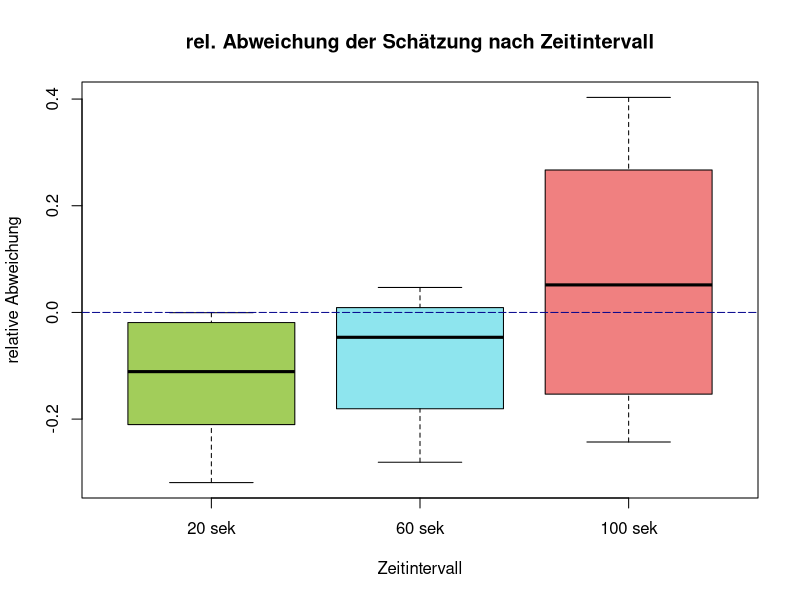
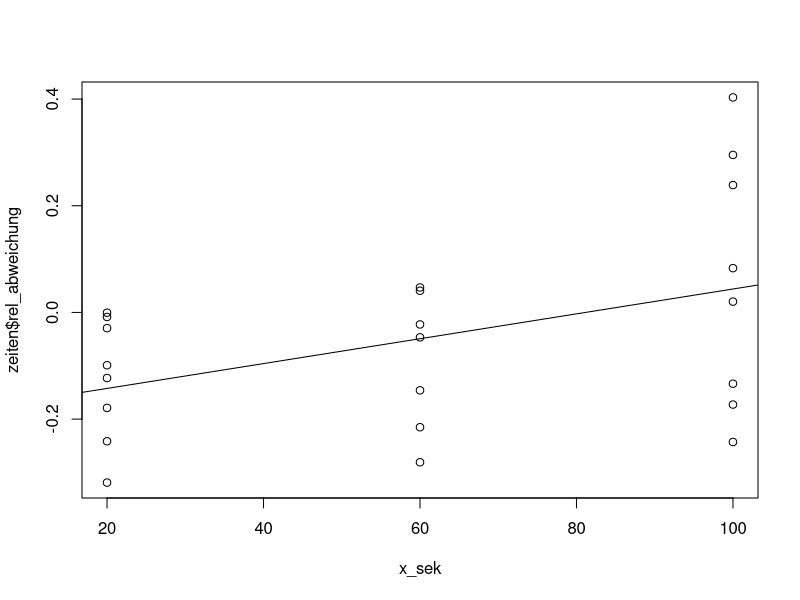
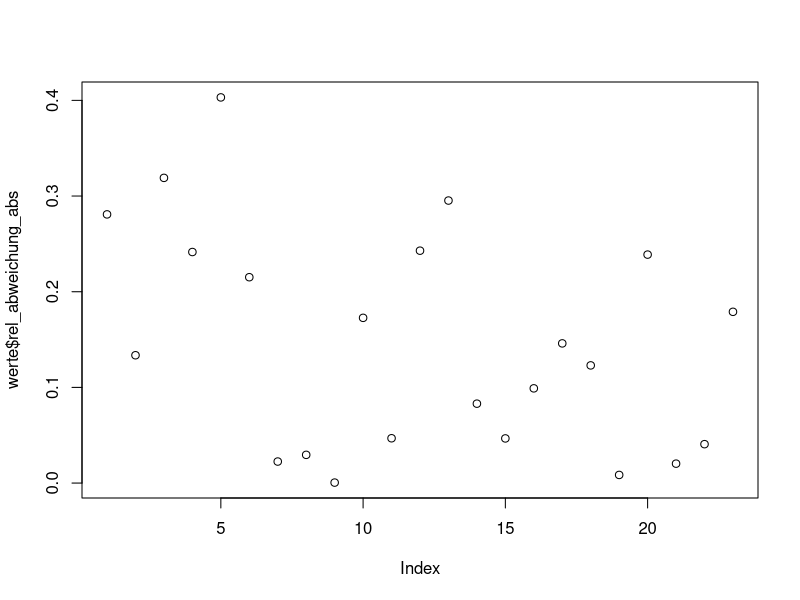
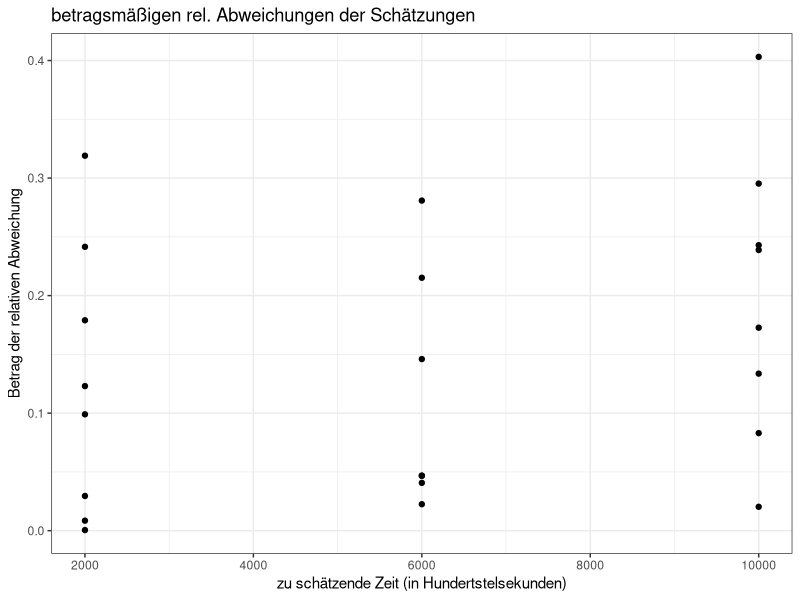
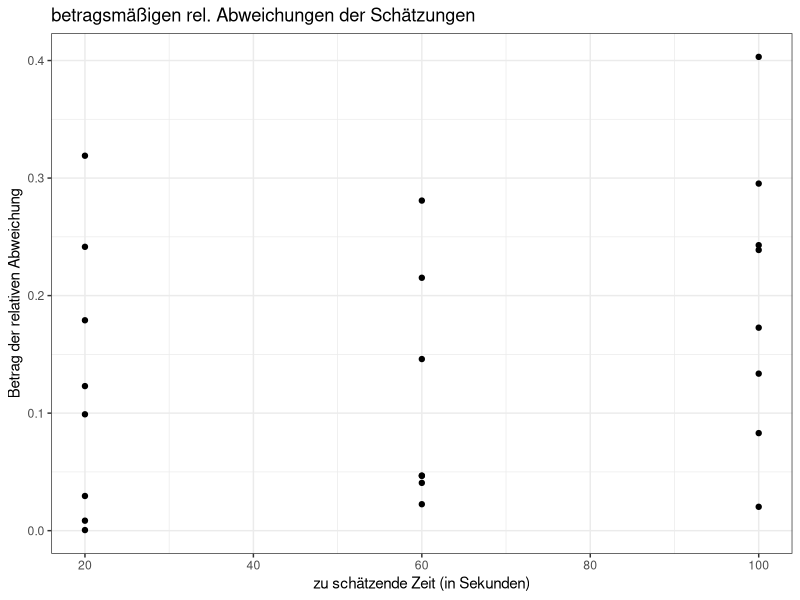
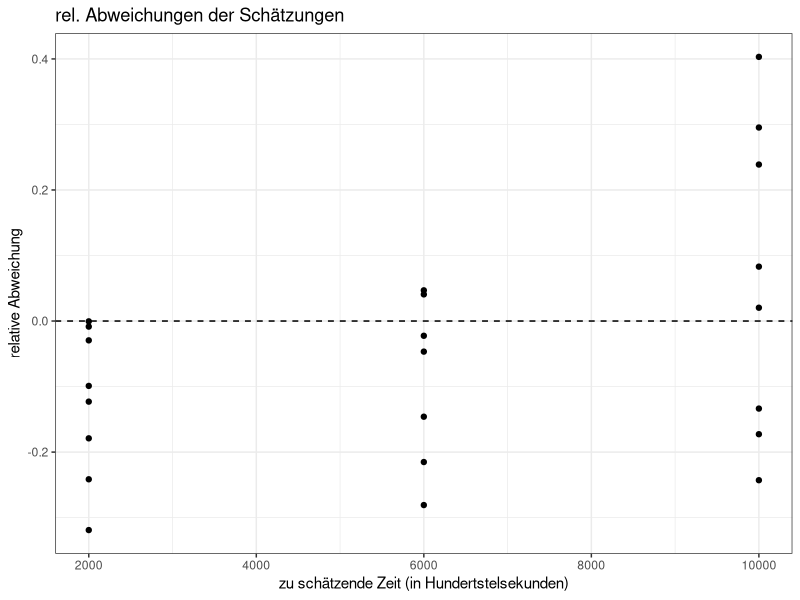
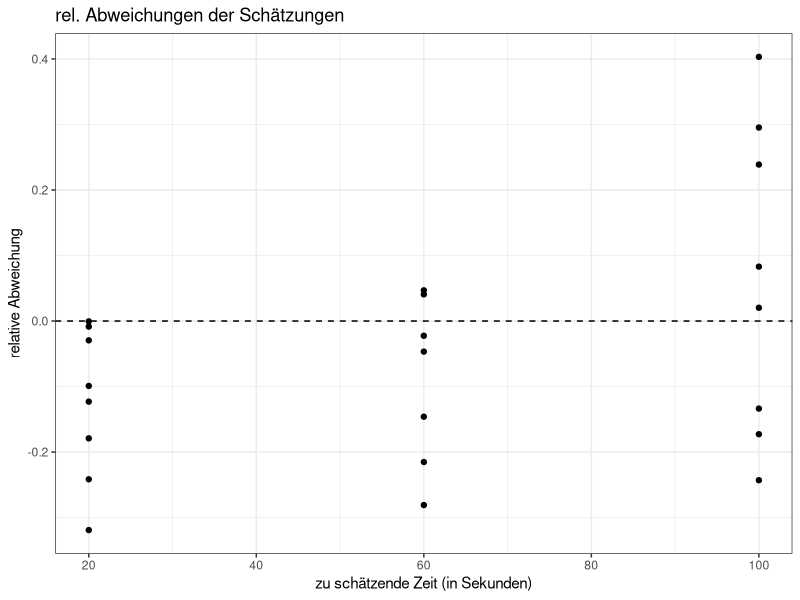
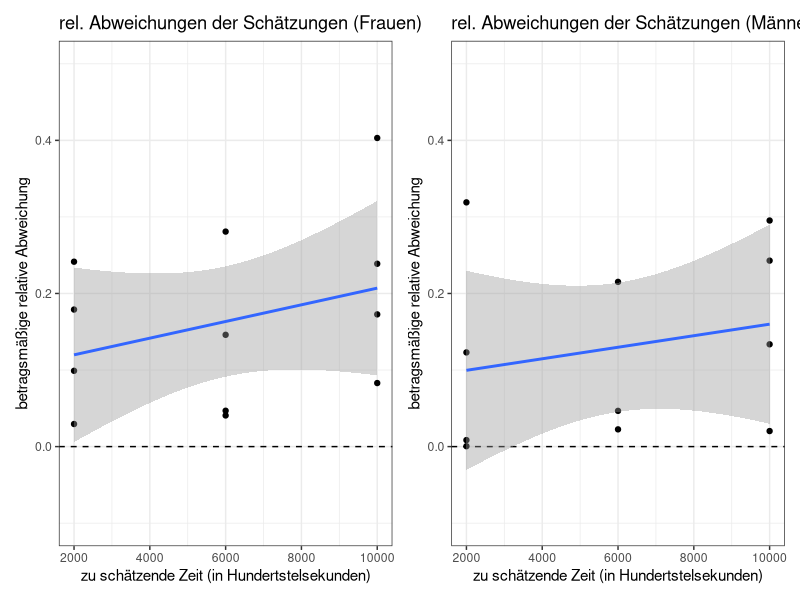

Source code (R) for these figures, in order:
## Auswertung von Versuch3-Zeitschaetzen ##

#### KOMPLETT AUSWERTUNG #######################################################

library(readxl)
library(ggplot2)
library(patchwork)

# Laden des Versuchsprotokolls:
versuchsprotokoll <- read_excel("versuchsprotokoll.xlsx")

names(versuchsprotokoll) <- c("einheit", "teiln_nr", "geschlecht", 
                              "tag", "geplant_start", "zeit_durchf",
                              "ziel_schaetzung", "ziel_schaetzung_hdtsek",
                              "erg_schaetzung", "erg_schaetzung_hdtsek",
                              "rel_abweichung", "rel_abweichung_abs", 
                              "Stoerungen")

versuchsprotokoll$geschlecht <- as.factor(versuchsprotokoll$geschlecht)
versuchsprotokoll$tag <- as.factor(versuchsprotokoll$tag)
versuchsprotokoll$ziel_schaetzung <- as.factor(versuchsprotokoll$ziel_schaetzung)

zeiten <- versuchsprotokoll

zeit20 <- subset(zeiten, zeiten$ziel_schaetzung == "20 sek")
zeit60 <- subset(zeiten, zeiten$ziel_schaetzung == "60 sek")
zeit100 <- subset(zeiten, zeiten$ziel_schaetzung == "100 sek")

boxplot(zeit20$rel_abweichung, zeit60$rel_abweichung, zeit100$rel_abweichung, 
        col = c("darkolivegreen3", "cadetblue2", "lightcoral"),
        main = "rel. Abweichung der Schätzung nach Zeitintervall", 
        names = c("20 sek", "60 sek", "100 sek"),
        xlab = "Zeitintervall",
        ylab = "relative Abweichung")
abline(h=0, col = "darkblue", lty = 5)


t.test(zeiten$rel_abweichung_abs, alternative = "greater", 
       mu = 0, conf.level = 0.95)
# One Sample t-test
# 
# data:  zeiten$rel_abweichung_abs
# t = 6.1271, df = 22, p-value = 1.813e-06
# alternative hypothesis: true mean is greater than 0
# 95 percent confidence interval:
#   0.1060332       Inf
# sample estimates:
#   mean of x 
# 0.1473203

x <- zeiten$ziel_schaetzung_hdtsek
y <- zeiten$rel_abweichung_abs

lin_modell <- lm(y ~ x + I(x^2))
summary(lin_modell)
# Call:
#   lm(formula = y ~ x + I(x^2))
# 
# Residuals:
#   Min       1Q   Median       3Q      Max 
# -0.17841 -0.08251 -0.02600  0.07529  0.20439 
# 
# Coefficients:
#   Estimate Std. Error t value Pr(>|t|)  
# (Intercept)  1.663e-01  9.398e-02   1.769   0.0921 .
# x           -2.661e-05  3.938e-05  -0.676   0.5070  
# I(x^2)       2.985e-09  3.227e-09   0.925   0.3660  
# ---
#   Signif. codes:  0 '***' 0.001 '**' 0.01 '*' 0.05 '.' 0.1 ' ' 1
# 
# Residual standard error: 0.1139 on 20 degrees of freedom
# (1 Beobachtung als fehlend geloescht)
# Multiple R-squared:  0.1123,	Adjusted R-squared:  0.0235 
# F-statistic: 1.265 on 2 and 20 DF,  p-value: 0.304


x_sek <- zeiten$ziel_schaetzung_hdtsek/100

lin_modell_sek <- lm(y ~ x_sek + I((x_sek)^2))
summary(lin_modell_sek)
# Call:
#   lm(formula = y ~ x_sek + I((x_sek)^2))
# 
# Residuals:
#   Min       1Q   Median       3Q      Max 
# -0.17841 -0.08251 -0.02600  0.07529  0.20439 
# 
# Coefficients:
#   Estimate Std. Error t value Pr(>|t|)  
# (Intercept)   1.663e-01  9.398e-02   1.769   0.0921 .
# x_sek        -2.661e-03  3.938e-03  -0.676   0.5070  
# I((x_sek)^2)  2.985e-05  3.227e-05   0.925   0.3660  
# ---
#   Signif. codes:  0 '***' 0.001 '**' 0.01 '*' 0.05 '.' 0.1 ' ' 1
# 
# Residual standard error: 0.1139 on 20 degrees of freedom
# (1 Beobachtung als fehlend geloescht)
# Multiple R-squared:  0.1123,	Adjusted R-squared:  0.0235 
# F-statistic: 1.265 on 2 and 20 DF,  p-value: 0.304

summary(lm(zeiten$rel_abweichung ~ x_sek))$coef
#                 Estimate  Std. Error   t value  Pr(>|t|)
# (Intercept) -0.189042708 0.072342075 -2.613178 0.0162401
# x_sek        0.002330156 0.001053756  2.211285 0.0382408
plot(x_sek,zeiten$rel_abweichung)
abline(lm(zeiten$rel_abweichung ~ x_sek))

mean(zeit20$rel_abweichung, na.rm = TRUE) 
#[1] -0.125
mean(zeit60$rel_abweichung, na.rm = TRUE) 
#[1] -0.08909524
mean(zeit100$rel_abweichung, na.rm = TRUE)
#[1] 0.0614125


# Spannweite nach Zeitintervall:
max(zeit20$rel_abweichung) - min(zeit20$rel_abweichung)
#[1] 0.3185
max(zeit60$rel_abweichung, na.rm = TRUE) - 
  min(zeit60$rel_abweichung, na.rm = TRUE)
#[1] 0.3276667
max(zeit100$rel_abweichung) - min(zeit100$rel_abweichung)
#[1] 0.646

## Die Spannweiten werden mit wachsender Zeitspanne groesser.
## Die Spannweite von 100 sek ist mehr als doppelt so gross als die 
## anderen.



# Interquartilsabstand:
quantile(zeit20$rel_abweichung, 3/4) - quantile(zeit20$rel_abweichung, 1/4)
# 0.170375 
quantile(zeit60$rel_abweichung, na.rm = TRUE, 3/4) - 
  quantile(zeit60$rel_abweichung, na.rm = TRUE, 1/4)
# 0.1896667 
quantile(zeit100$rel_abweichung, 3/4) - quantile(zeit100$rel_abweichung, 1/4)
# 0.3963 

## Die Interquartilsabstaende werden mit wachsender Zeitspanne groesser.
## Der Interquartilsabstand von 100 sek ist mehr als doppelt so gross als die 
## anderen.


# Mediane:
median(zeit20$rel_abweichung)
#[1] -0.111
median(zeit60$rel_abweichung, na.rm = TRUE)
#[1] -0.04666667
median(zeit100$rel_abweichung)
#[1] 0.05165

werte <- subset(zeiten, !is.na(zeiten$rel_abweichung_abs))
plot(werte$rel_abweichung_abs)

# Plot der betragsmaessigen Abweichung in Hundertstelsekunden:
ggplot(werte, aes(ziel_schaetzung_hdtsek, rel_abweichung_abs))+
  geom_point() +
  theme_bw() +
  xlab("zu schätzende Zeit (in Hundertstelsekunden)") +
  ylab("Betrag der relativen Abweichung") +
  ggtitle("betragsmäßigen rel. Abweichungen der Schätzungen")

# Plot der betragsmaessigen Abweichung in Sekunden:
ggplot(werte, aes(ziel_schaetzung_hdtsek/100, rel_abweichung_abs))+
  geom_point() +
  theme_bw() +
  xlab("zu schätzende Zeit (in Sekunden)") +
  ylab("Betrag der relativen Abweichung") +
  ggtitle("betragsmäßigen rel. Abweichungen der Schätzungen")

# Plot der Abweichung in Hundertstelsekunden:
ggplot(werte, aes(ziel_schaetzung_hdtsek, rel_abweichung))+
  geom_point() +
  geom_hline(yintercept = 0, linetype = "dashed") +
  theme_bw() +
  xlab("zu schätzende Zeit (in Hundertstelsekunden)") +
  ylab("relative Abweichung") +
  ggtitle("rel. Abweichungen der Schätzungen")

# Plot der Abweichung in Sekunden:
ggplot(werte, aes(ziel_schaetzung_hdtsek/100, rel_abweichung))+
  geom_point() +
  geom_hline(yintercept = 0, linetype = "dashed") +
  theme_bw() +
  xlab("zu schätzende Zeit (in Sekunden)") +
  ylab("relative Abweichung") +
  ggtitle("rel. Abweichungen der Schätzungen")



#  Auswertung nach Geschlecht ##################################################

# Unterdatensaetze fuer die Untersuchung nach einem Geschlechstspezifischem 
# Unterschied in den Schaetzungen:

weibl <- subset(werte, werte$geschlecht== "weiblich")
maennl <- subset(werte, werte$geschlecht== "maennlich")

# Plot der betragsm. rel. Abweichung stratifiziert nach Geschlecht
plot1 <- ggplot(weibl, aes(ziel_schaetzung_hdtsek, rel_abweichung_abs)) +
  geom_point() +
  geom_hline(yintercept = 0, linetype = "dashed") +
  theme_bw() +
  xlab("zu schätzende Zeit (in Hundertstelsekunden)") +
  ylab("betragsmäßige relative Abweichung") +
  ggtitle("rel. Abweichungen der Schätzungen (Frauen)") +
  geom_smooth(method = "lm") +
  ylim(-0.1, 0.5)

plot2 <- ggplot(maennl, aes(ziel_schaetzung_hdtsek, rel_abweichung_abs)) +
  geom_point() +
  geom_hline(yintercept = 0, linetype = "dashed") +
  theme_bw() +
  xlab("zu schätzende Zeit (in Hundertstelsekunden)") +
  ylab("betragsmäßige relative Abweichung") +
  ggtitle("rel. Abweichungen der Schätzungen (Männer)") +
  geom_smooth(method = "lm") +
  ylim(-0.1, 0.5)

plot1 + plot2


# Boxplot der rel. Abweichungen stratifiziert nach Geschlecht
p1 <- ggplot(weibl, aes(ziel_schaetzung_hdtsek, rel_abweichung)) +
  geom_boxplot(aes(group = ziel_schaetzung), 
               fill = c("darkolivegreen3", "cadetblue2", "lightcoral")) +
  geom_hline(yintercept = 0, linetype = "dashed") +
  theme_bw() +
  xlab("zu schätzende Zeit (in Hundertstelsekunden)") +
  ylab("relative Abweichung") +
  ggtitle("rel. Abweichungen der Schätzungen (Frauen)") +
  ylim(-0.3, 0.45) +
  geom_point()

p2 <- ggplot(maennl, aes(ziel_schaetzung_hdtsek, rel_abweichung)) +
  geom_boxplot(aes(group = ziel_schaetzung), 
               fill = c("darkolivegreen3", "cadetblue2", "lightcoral")) +
  geom_hline(yintercept = 0, linetype = "dashed") +
  theme_bw() +
  xlab("zu schätzende Zeit (in Hundertstelsekunden)") +
  ylab("relative Abweichung") +
  ggtitle("rel. Abweichungen der Schätzungen (Männer)") +
  ylim(-0.3, 0.45) +
  geom_point()

p1 + p2



t.test(weibl$rel_abweichung_abs, alternative = "greater", 
       mu = 0, conf.level = 0.95)
# One Sample t-test
# 
# data:  weibl$rel_abweichung_abs
# t = 5.0024, df = 11, p-value = 0.0002005
# alternative hypothesis: true mean is greater than 0
# 95 percent confidence interval:
#   0.1047461       Inf
# sample estimates:
#   mean of x 
# 0.1634111 

t.test(maennl$rel_abweichung_abs, alternative = "greater", 
       mu = 0, conf.level = 0.95)
# One Sample t-test
# 
# data:  maennl$rel_abweichung_abs
# t = 3.572, df = 10, p-value = 0.002539
# alternative hypothesis: true mean is greater than 0
# 95 percent confidence interval:
#   0.06392269        Inf
# sample estimates:
#   mean of x 
# 0.1297667


# Boxplot der betragsm. rel. Abweichungen stratifiziert nach Geschlecht
plot_1 <- ggplot(weibl, aes(ziel_schaetzung_hdtsek, rel_abweichung_abs)) +
  geom_boxplot(aes(group = ziel_schaetzung), 
               fill = c("darkolivegreen3", "cadetblue2", "lightcoral")) +
  geom_hline(yintercept = 0, linetype = "dashed") +
  theme_bw() +
  xlab("zu schätzende Zeit (in Hundertstelsekunden)") +
  ylab("betragsmäßige relative Abweichung") +
  ggtitle("betragsmäßige rel. Abweichungen der Schätzungen (Frauen)") +
  ylim(-0.01, 0.45) +
  geom_point()

plot_2 <- ggplot(maennl, aes(ziel_schaetzung_hdtsek, rel_abweichung_abs)) +
  geom_boxplot(aes(group = ziel_schaetzung), 
               fill = c("darkolivegreen3", "cadetblue2", "lightcoral")) +
  geom_hline(yintercept = 0, linetype = "dashed") +
  theme_bw() +
  xlab("zu schätzende Zeit (in Hundertstelsekunden)") +
  ylab("betragsmäßige relative Abweichung") +
  ggtitle("betragsmäßige rel. Abweichungen der Schätzungen (Männer)") +
  ylim(-0.01, 0.45) +
  geom_point()

plot_1 + plot_2

# Grafik-1 fuer Praesentation:
ggplot(werte, aes(ziel_schaetzung_hdtsek, rel_abweichung)) + 
  geom_boxplot(aes(group = ziel_schaetzung),
               fill = c("darkolivegreen3", "cadetblue2", "lightcoral"), 
               alpha = 0.6) +
  geom_hline(yintercept = 0, linetype = "dashed") +
  theme_bw() +
  xlab("zu schätzende Zeit (in Hundertstelsekunden)") +
  ylab("relative Abweichung") +
  ggtitle("relative Abweichungen der Schätzungen") +
  geom_point(pch = 16, size = 3)

# Grafik-2 fuer Praesentation:
ggplot(werte, aes(ziel_schaetzung_hdtsek, rel_abweichung_abs)) + 
  geom_boxplot(aes(group = ziel_schaetzung),
               fill = c("darkolivegreen3", "cadetblue2", "lightcoral"), 
               alpha = 0.6) +
  geom_hline(yintercept = 0, linetype = "dashed") +
  theme_bw() +
  xlab("zu schätzende Zeit (in Hundertstelsekunden)") +
  ylab("betragsmäßige relative Abweichung") +
  ggtitle("betragsmäßige relative Abweichungen der Schätzungen") +
  geom_point(pch = 16, size = 3)

# Grafik-3 fuer Praesentation:
w <- ggplot(weibl, aes(ziel_schaetzung_hdtsek, rel_abweichung)) + 
  geom_boxplot(aes(group = ziel_schaetzung),
               fill = c("darkolivegreen3", "cadetblue2", "lightcoral"), 
               alpha = 0.6) +
  geom_hline(yintercept = 0, linetype = "dashed") +
  theme_bw() +
  xlab("zu schätzende Zeit (in Hundertstelsekunden)") +
  ylab("relative Abweichung") +
  ggtitle("relative Abweichungen der Schätzungen (Frauen)") +
  ylim(-0.3, 0.45) +
  geom_point(pch = 16, size = 3)

m <- ggplot(maennl, aes(ziel_schaetzung_hdtsek, rel_abweichung)) + 
  geom_boxplot(aes(group = ziel_schaetzung),
               fill = c("darkolivegreen3", "cadetblue2", "lightcoral"), 
               alpha = 0.6) +
  geom_hline(yintercept = 0, linetype = "dashed") +
  theme_bw() +
  xlab("zu schätzende Zeit (in Hundertstelsekunden)") +
  ylab("relative Abweichung") +
  ggtitle("relative Abweichungen der Schätzungen (Männer)") +
  ylim(-0.3, 0.45) +
  geom_point(pch = 16, size = 3)

w + m

# Grafik-4 fuer Praesentation:
w_abs <- ggplot(weibl, aes(ziel_schaetzung_hdtsek, rel_abweichung_abs)) + 
  geom_boxplot(aes(group = ziel_schaetzung),
               fill = c("darkolivegreen3", "cadetblue2", "lightcoral"), 
               alpha = 0.6) +
  geom_hline(yintercept = 0, linetype = "dashed") +
  theme_bw() +
  xlab("zu schätzende Zeit (in Hundertstelsekunden)") +
  ylab("betragsmäßige relative Abweichung") +
  ggtitle("betragsm. rel. Abweichungen der Schätzungen (Frauen)") +
  ylim(-0.01, 0.45) +
  geom_point(pch = 16, size = 3)

m_abs <- ggplot(maennl, aes(ziel_schaetzung_hdtsek, rel_abweichung_abs)) + 
  geom_boxplot(aes(group = ziel_schaetzung),
               fill = c("darkolivegreen3", "cadetblue2", "lightcoral"), 
               alpha = 0.6) +
  geom_hline(yintercept = 0, linetype = "dashed") +
  theme_bw() +
  xlab("zu schätzende Zeit (in Hundertstelsekunden)") +
  ylab("betragsmäßige relative Abweichung") +
  ggtitle("betragsm. rel. Abweichungen der Schätzungen (Männer)") +
  ylim(-0.01, 0.45) +
  geom_point(pch = 16, size = 3)

w_abs + m_abs

#  Auswertung nach Tag ##################################################

# relative Abweichungen
median(zeit20$rel_abweichung[zeit20$tag=="Tag 1"])
# [1] -0.1355
median(zeit20$rel_abweichung[zeit20$tag=="Tag 2"])
# [1] -0.111

median(zeit60$rel_abweichung[zeit60$tag=="Tag 1"])
# [1] -0.1188333
median(zeit60$rel_abweichung[zeit60$tag=="Tag 2"], na.rm = TRUE)
# [1] -0.04666667

median(zeit100$rel_abweichung[zeit100$tag=="Tag 1"])
# [1] -0.15315
median(zeit100$rel_abweichung[zeit100$tag=="Tag 2"])
# [1] 0.1609

# relative Absolut-Abweichungen
median(zeit20$rel_abweichung_abs[zeit20$tag=="Tag 1"])
# [1] 0.1355
median(zeit20$rel_abweichung_abs[zeit20$tag=="Tag 2"])
# [1] 0.111

median(zeit60$rel_abweichung_abs[zeit60$tag=="Tag 1"])
# [1] 0.131
median(zeit60$rel_abweichung_abs[zeit60$tag=="Tag 2"], na.rm = TRUE)
# [1] 0.04666667

median(zeit100$rel_abweichung_abs[zeit100$tag=="Tag 1"])
# [1] 0.2078
median(zeit100$rel_abweichung_abs[zeit100$tag=="Tag 2"])
# [1] 0.1609


boxplot(zeit20$rel_abweichung[zeit20$tag=="Tag 1"], 
        zeit60$rel_abweichung[zeit20$tag=="Tag 1"], 
        zeit100$rel_abweichung[zeit20$tag=="Tag 1"], 
        col = c("darkolivegreen3", "cadetblue2", "lightcoral"),
        main = "rel. Abweichung der Schaetzung nach Zeitintervall an Tag 1", 
        names = c("20 sek", "60 sek", "100 sek"),
        xlab = "Zeitintervall",
        ylab = "relative Abweichung",
        ylim = c(-0.4, 0.4))
abline(h=0, col = "darkblue", lty = 5)

boxplot(zeit20$rel_abweichung[zeit20$tag=="Tag 2"], 
        zeit60$rel_abweichung[zeit20$tag=="Tag 2"], 
        zeit100$rel_abweichung[zeit20$tag=="Tag 2"], 
        col = c("darkolivegreen3", "cadetblue2", "lightcoral"),
        main = "rel. Abweichung der Schaetzung nach Zeitintervall an Tag 2", 
        names = c("20 sek", "60 sek", "100 sek"),
        xlab = "Zeitintervall",
        ylab = "relative Abweichung",
        ylim = c(-0.4, 0.4))
abline(h=0, col = "darkblue", lty = 5)

boxplot(zeit20$rel_abweichung_abs[zeit20$tag=="Tag 1"], 
        zeit60$rel_abweichung_abs[zeit20$tag=="Tag 1"], 
        zeit100$rel_abweichung_abs[zeit20$tag=="Tag 1"], 
        col = c("darkolivegreen3", "cadetblue2", "lightcoral"),
        main = "betragsmaessige rel. Abweichung der Schaetzung nach Zeitintervall an Tag 1", 
        names = c("20 sek", "60 sek", "100 sek"),
        xlab = "Zeitintervall",
        ylab = "betragsmaessige relative Abweichung",
        ylim = c(-0.01, 0.45))
abline(h=0, col = "darkblue", lty = 5)

boxplot(zeit20$rel_abweichung_abs[zeit20$tag=="Tag 2"], 
        zeit60$rel_abweichung_abs[zeit20$tag=="Tag 2"], 
        zeit100$rel_abweichung_abs[zeit20$tag=="Tag 2"], 
        col = c("darkolivegreen3", "cadetblue2", "lightcoral"),
        main = "betragsmaessige rel. Abweichung der Schaetzung nach Zeitintervall an Tag 2", 
        names = c("20 sek", "60 sek", "100 sek"),
        xlab = "Zeitintervall",
        ylab = "betragsmaessige relative Abweichung",
        ylim = c(-0.01, 0.45))
abline(h=0, col = "darkblue", lty = 5)
